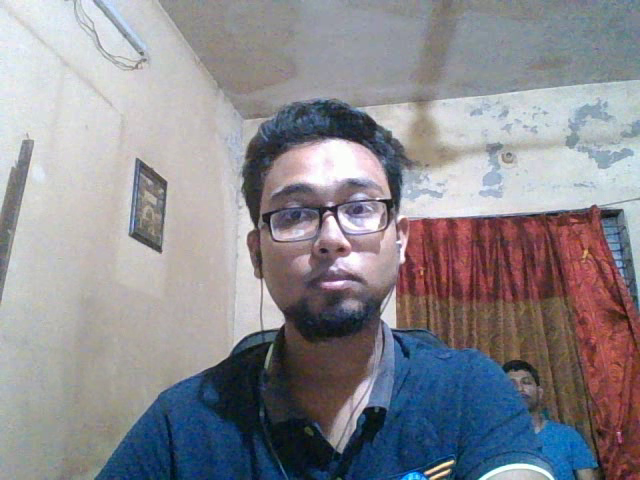
#> input picture frame 8 of output.avi, 640 x 480 px, given in place of the camera
$ python motionDetection.py
#> lines starting #> are read from the running program, lines starting #| are printed output that depends on the picture; after the words box and inside, x2 and y2 are one past the last pixel; in counts of white or black regions, pixels touching at a corner belong together
import numpy as np
import cv2

cap = cv2.VideoCapture(0);
frame_width = int(cap.get(cv2.CAP_PROP_FRAME_WIDTH))

frame_height = int(cap.get(cv2.CAP_PROP_FRAME_HEIGHT))

fourcc = cv2.VideoWriter_fourcc('X', 'V', 'I', 'D')

out = cv2.VideoWriter("output.avi", fourcc, 5.0, (1280, 720))

ret, frame1 = cap.read()
#> frame1 is the input picture: shape (480, 640, 3); mean B, G, R 143.6, 137.5, 138.9
ret, frame2 = cap.read()
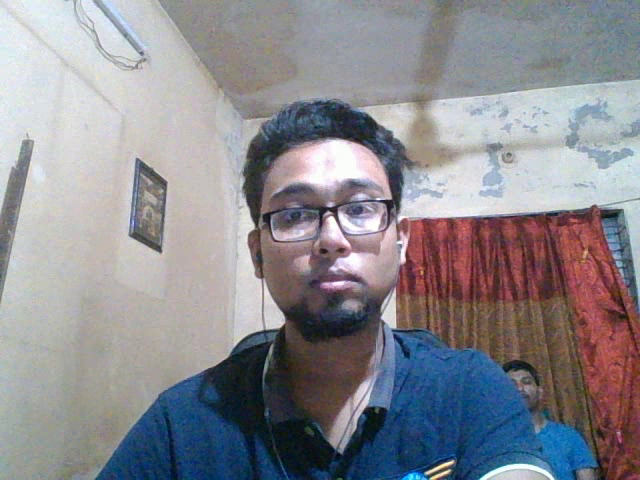
#> input picture frame 9 of output.avi, 640 x 480 px, given in place of the camera
#> frame2 is the input picture: shape (480, 640, 3); mean B, G, R 143.6, 137.5, 138.7
print(frame1.shape)
#| (480, 640, 3)
while cap.isOpened():
    diff = cv2.absdiff(frame1, frame2)
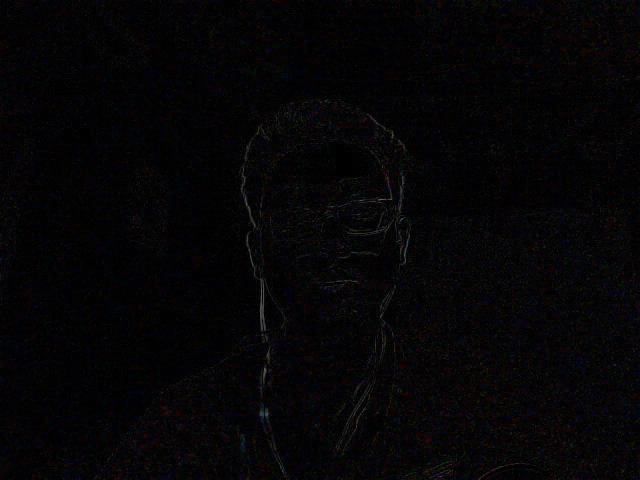
#> diff: shape (480, 640, 3); mean B, G, R 5.9, 4.5, 5.3
    gray = cv2.cvtColor(diff, cv2.COLOR_BGR2GRAY)
    blur = cv2.GaussianBlur(gray, (5, 5), 0)
    _, thresh = cv2.threshold(blur, 20, 255, cv2.THRESH_BINARY)
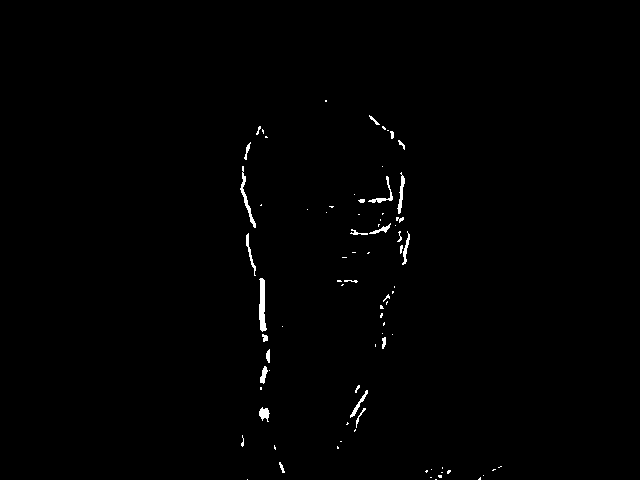
#> thresh: shape (480, 640); 0.67% white; 80 white regions (54 under 20 px), largest, box (x1, y1, x2, y2) and area: (259, 278, 267, 332) 287, (240, 166, 256, 228) 193, (397, 172, 405, 214) 132
    dilated = cv2.dilate(thresh, None, iterations=3)
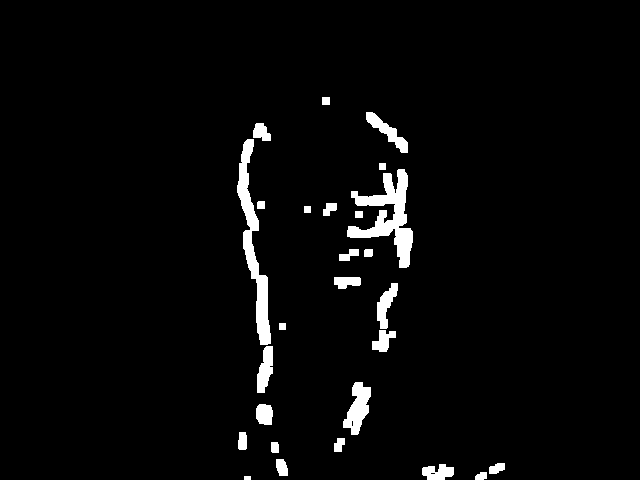
#> dilated: shape (480, 640); 3.3% white; 27 white regions
    contours, _ = cv2.findContours(dilated, cv2.RETR_TREE, cv2.CHAIN_APPROX_SIMPLE)
#> contours = 29 contours, 3 with area under 20; largest, box (x1, y1, x2, y2) and area: (347, 169, 413, 268) 2240, (237, 139, 271, 345) 1993, (343, 382, 371, 435) 764, (366, 112, 408, 153) 489, (257, 346, 273, 393) 452

    for contour in contours:
        (x, y, w, h) = cv2.boundingRect(contour)

        if cv2.contourArea(contour) < 900:
            continue
        cv2.rectangle(frame1, (x, y), (x + w, y + h), (0, 255, 0), 2)
        cv2.putText(frame1, "Status: {}".format('Movement'), (10, 20), cv2.FONT_HERSHEY_SIMPLEX,
                    1, (0, 0, 255), 3)
#> this loop made 29 passes
#> (x, y, w, h) on passes 2 to 13: (475, 472, 12, 8), (422, 464, 32, 16), (430, 472, 6, 3), (489, 463, 16, 11), (276, 459, 12, 17), (271, 442, 8, 11), (334, 438, 11, 14), (238, 432, 9, 18), (256, 404, 17, 21), (343, 382, 28, 53), (351, 420, 3, 7), (257, 346, 16, 47)
#> (contour, x, y, w, h) on passes 1, 15, 20, 21, 25, 29: ([[244, 476], [244, 479], [250, 479], [250, 476]], 244, 476, 7, 4), ([[279, 323], [279, 329], [285, 329], [285, 323]], 279, 323, 7, 7), ([[355, 211], [355, 217], [362, 217], [362, 211]], 355, 211, 8, 7), ([[304, 206], [304, 212], [310, 212], [310, 206]], 304, 206, 7, 7), ([[379, 163], [379, 169], [385, 169], [385, 163]], 379, 163, 7, 7), ([[322, 97], [322, 104], [329, 104], [329, 97]], 322, 97, 8, 8)
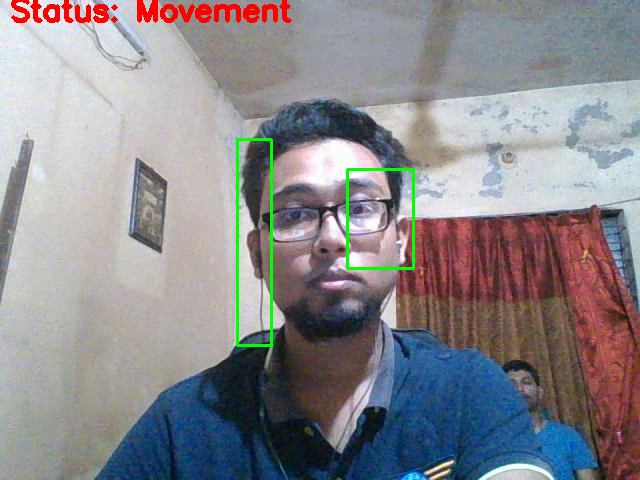
#> frame1: shape (480, 640, 3); 1.8% of pixels changed, all inside (x1, y1, x2, y2) = (11, 0, 415, 347)
    # cv2.drawContours(frame1, contours, -1, (0, 255, 0), 2)

    image = cv2.resize(frame1, (1280, 720))
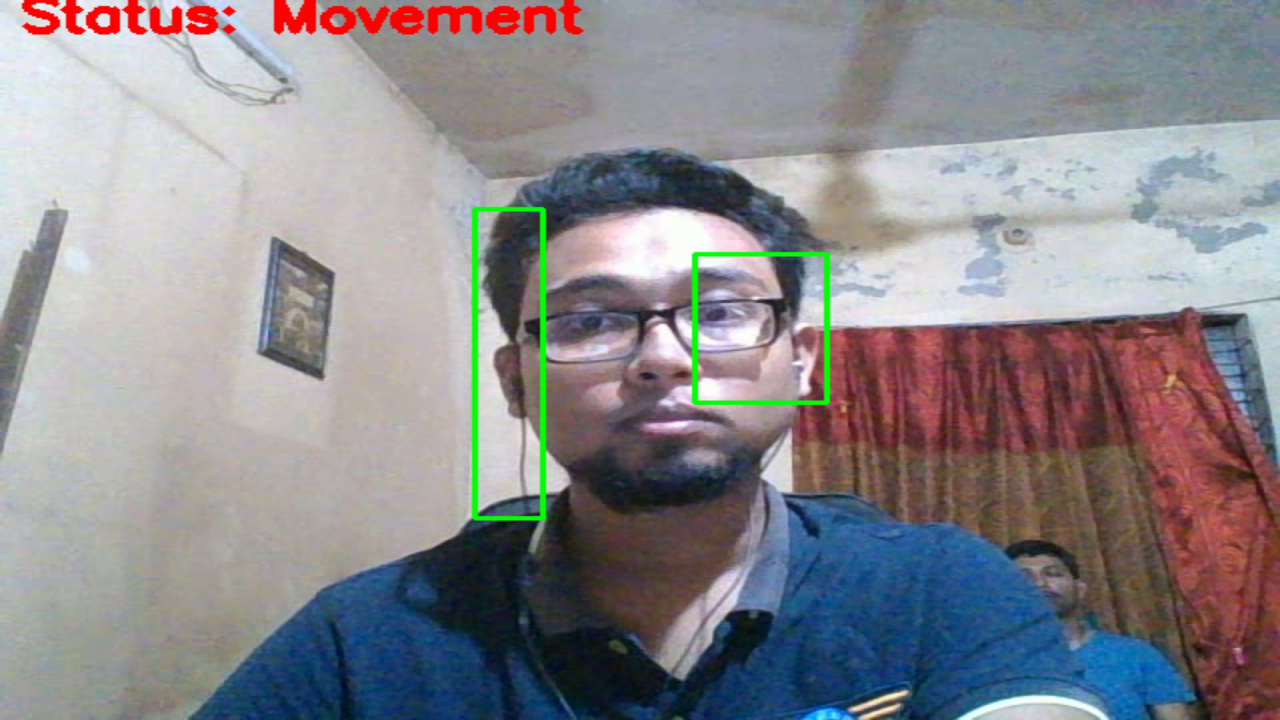
#> image: shape (720, 1280, 3); mean B, G, R 140.4, 136.5, 138.3
    out.write(image)
    cv2.imshow("feed", frame1)
    frame1 = frame2
    ret, frame2 = cap.read()

    if cv2.waitKey(40) == 27:
#> (key Esc is pressed here)
        break

cv2.destroyAllWindows()
cap.release()
out.release()

$ run again, starting later in the video
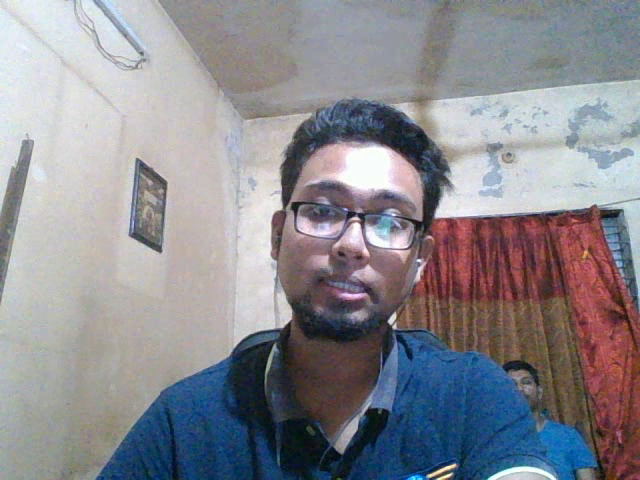
#> input picture frame 70 of output.avi, 640 x 480 px, given in place of the camera
#> frame1 is the input picture: shape (480, 640, 3); mean B, G, R 143.9, 137.6, 138.5
#| (480, 640, 3)
#> `_, thresh = cv2.threshold(blur, 20, 255, cv2.THRESH_BINARY)`:
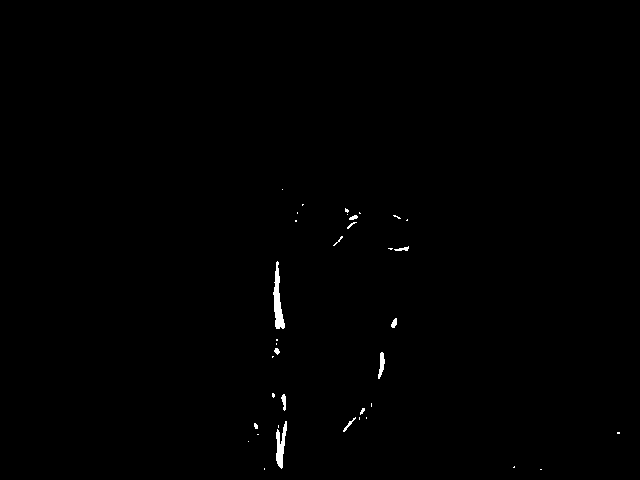
#> thresh: shape (480, 640); 0.39% white; 37 white regions (25 under 20 px), largest, box (x1, y1, x2, y2) and area: (273, 261, 285, 329) 399, (276, 421, 287, 469) 282, (378, 352, 385, 379) 104
#> dilated: shape (480, 640); 1.6% white; 19 white regions
#> contours = 19 contours; largest, box (x1, y1, x2, y2) and area: (270, 258, 288, 332) 850, (273, 418, 290, 472) 672, (340, 400, 375, 435) 444, (342, 205, 364, 232) 352, (375, 349, 388, 382) 304
#> the loop `for contour in contours:` made 19 passes
#> (x, y, w, h) on passes 3, 6, 7, 8, 9, 10, 11, 12: (510, 463, 8, 8), (251, 420, 11, 18), (273, 418, 17, 54), (340, 400, 35, 35), (269, 390, 20, 24), (375, 349, 13, 33), (269, 336, 14, 25), (388, 315, 12, 16)
#> `image = cv2.resize(frame1, (1280, 720))`:
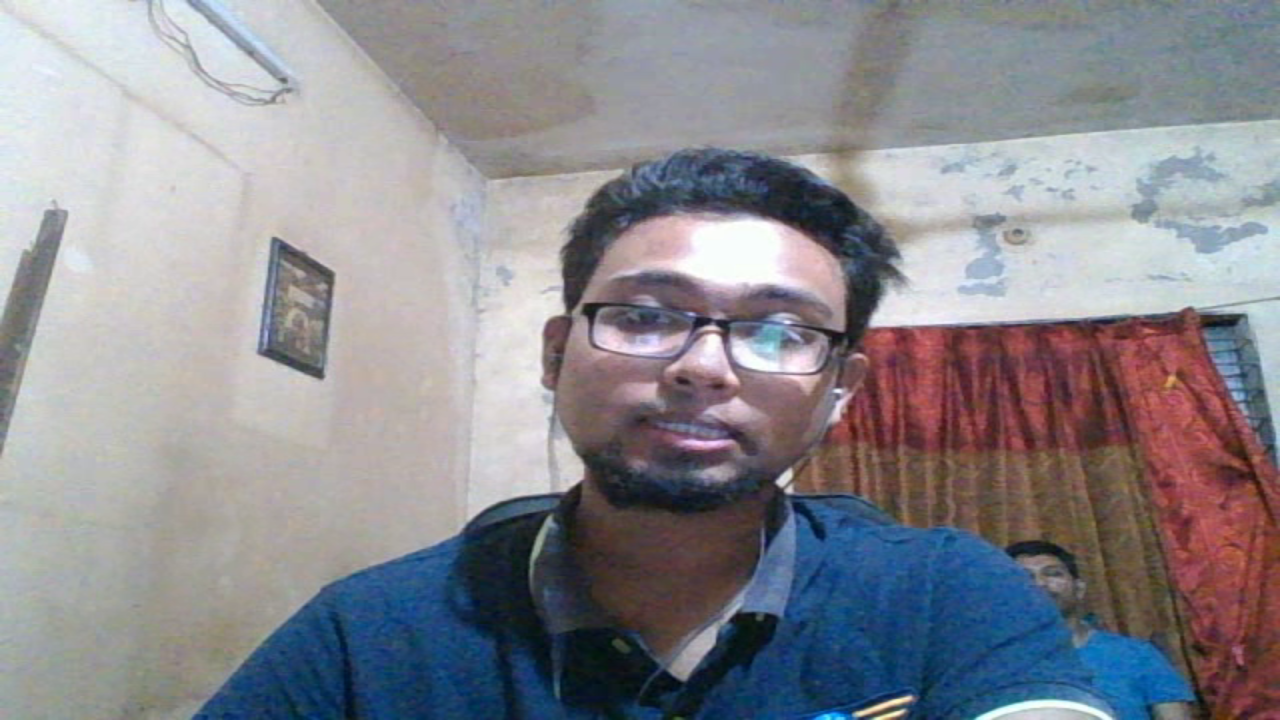
#> image: shape (720, 1280, 3); mean B, G, R 143.8, 137.6, 138.4
